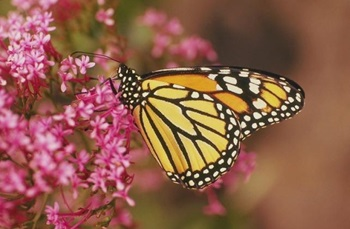
#> input picture pic3.jpg, 350 x 229 px
$ python ImageBrightening.py
#> lines starting #> are read from the running program, lines starting #| are printed output that depends on the picture
import cv2
import matplotlib.pyplot as plt

image = cv2.imread("pic3.jpg")
#> image is the input picture: shape (229, 350, 3); mean B, G, R 74.8, 92.6, 143.1

brightness_value = 50
brightened_image = cv2.add(image, brightness_value)
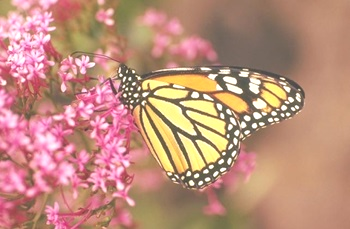
#> brightened_image: shape (229, 350, 3); mean B, G, R 124.8, 142.3, 190.7

cv2.imshow("Brightened Image", brightened_image)
cv2.waitKey(0)
cv2.destroyAllWindows()

$ run again, with pic1.jpg copied over pic3.jpg
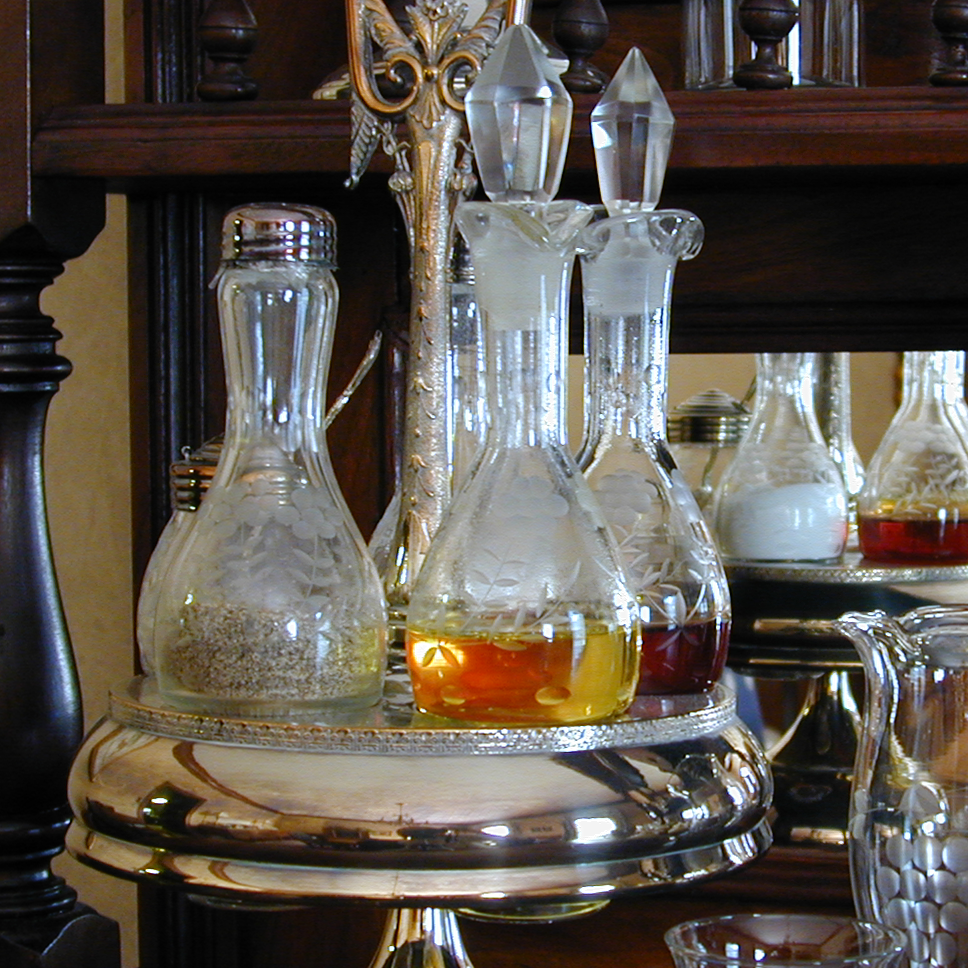
#> input picture pic1.jpg, 968 x 968 px
#> image is the input picture: shape (968, 968, 3); mean B, G, R 76.7, 84.8, 91.8
#> `brightened_image = cv2.add(image, brightness_value)`:
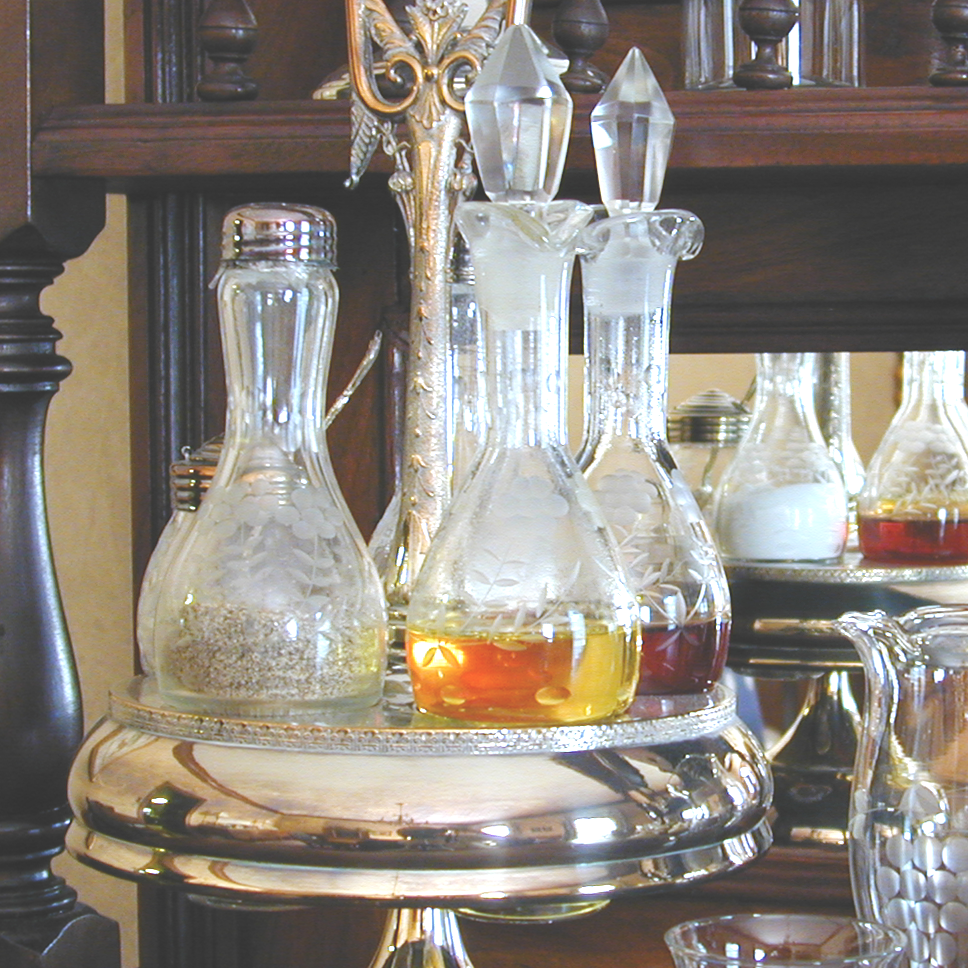
#> brightened_image: shape (968, 968, 3); mean B, G, R 125, 133.7, 141.1

$ run again, with pic2.jpg copied over pic3.jpg
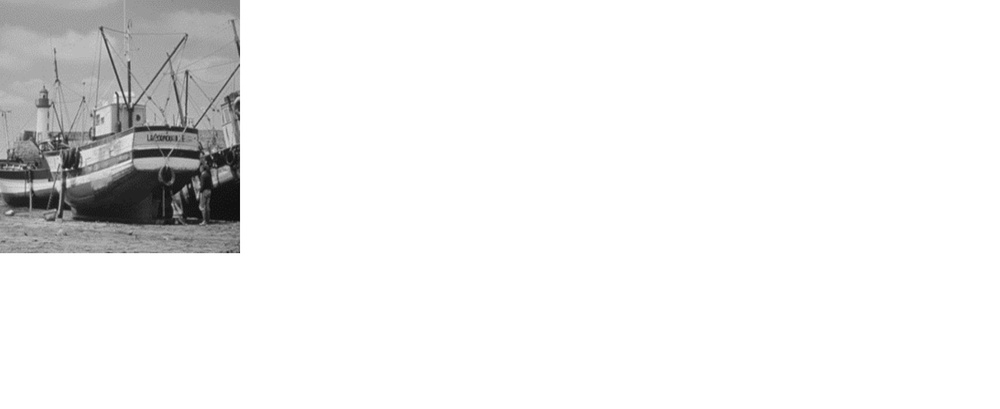
#> input picture pic2.jpg, 1000 x 409 px, shrunk from 1879 x 769 before the run
#> image is the input picture: shape (409, 1000, 3); min 11, max 255, mean 237.3
#> `brightened_image = cv2.add(image, brightness_value)`:
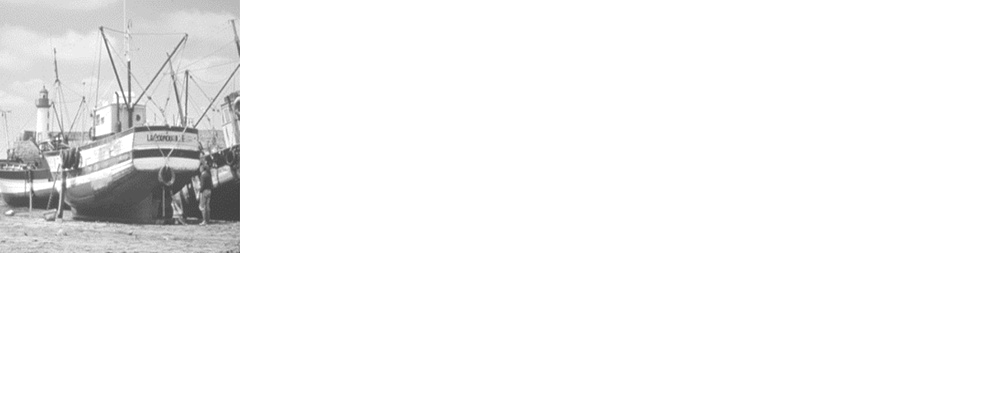
#> brightened_image: shape (409, 1000, 3); min 61, max 255, mean 244.7

$ run again, with pic4.jpg copied over pic3.jpg
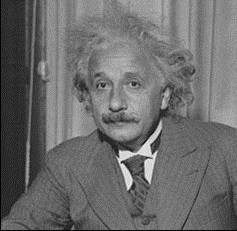
#> input picture pic4.jpg, 237 x 231 px
#> image is the input picture: shape (231, 237, 3); min 0, max 242, mean 108
#> `brightened_image = cv2.add(image, brightness_value)`:
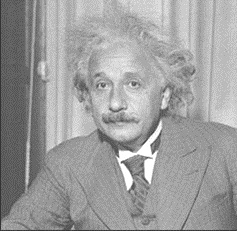
#> brightened_image: shape (231, 237, 3); min 50, max 255, mean 157.9
